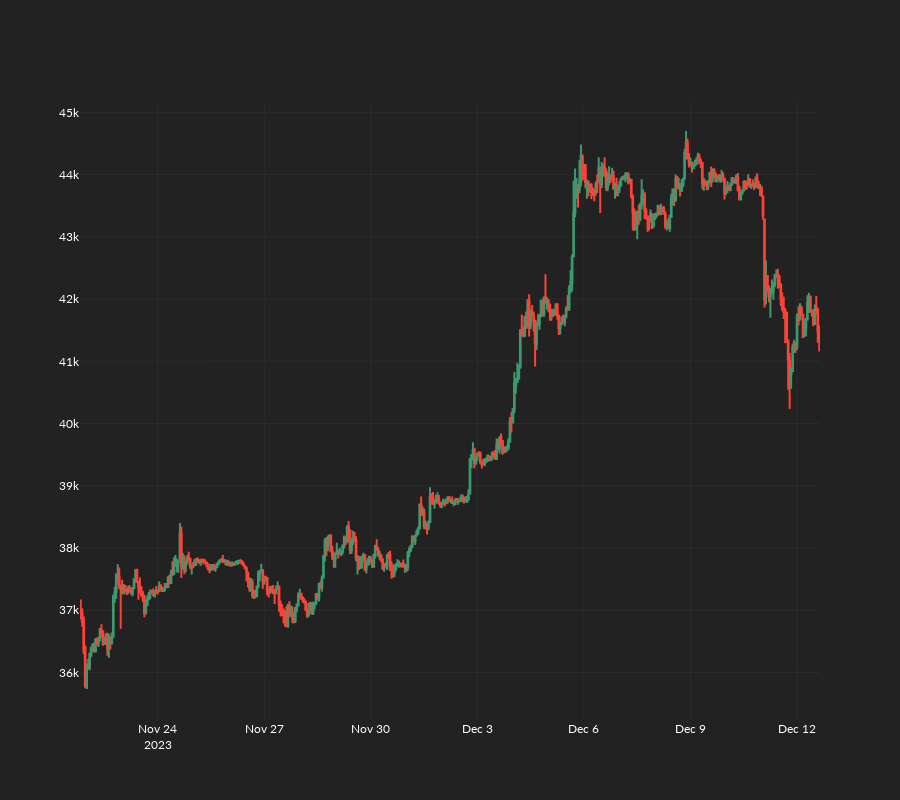

Notebook code cell kept with this figure:
### Code cell
go.Figure(
    data=[
        go.Candlestick(
            x=timestamp.astype("datetime64[ms]"),
            open=open,
            high=high,
            low=low,
            close=close,
            name="Candles",
        ),
    ]
).update_layout(height=800, xaxis_rangeslider_visible=False)

### Figure 1 — Plotly figure (JSON) as saved in the notebook; plotly's stock layout.template omitted (floating-point values rounded to 4 significant figures; data arrays with more than 128 entries replaced by an {"elided": "..."} marker saying what was removed)
{"data": [{"close": {"elided": "500 float values"}, "high": {"elided": "500 float values"}, "low": {"elided": "500 float values"}, "name": "Candles", "open": {"elided": "500 float values"}, "type": "candlestick", "x": {"elided": "500 str values"}}], "layout": {"height": 800, "xaxis": {"rangeslider": {"visible": false}}}}
